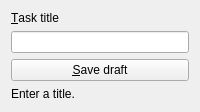
<?xml version="1.0" encoding="UTF-8"?>
<ui version="4.0">
 <class>Form</class>
 <widget class="QWidget" name="Form">
  <property name="windowTitle"><string>Qt Designer form</string></property>
  <layout class="QVBoxLayout" name="verticalLayout">
   <item><widget class="QLabel" name="titleLabel">
    <property name="text"><string>&amp;Task title</string></property>
    <property name="buddy"><cstring>titleInput</cstring></property>
   </widget></item>
   <item><widget class="QLineEdit" name="titleInput">
    <property name="accessibleName"><string>Task title</string></property>
   </widget></item>
   <item><widget class="QPushButton" name="saveButton">
    <property name="text"><string>&amp;Save draft</string></property>
   </widget></item>
   <item><widget class="QLabel" name="statusLabel">
    <property name="text"><string>Enter a title.</string></property>
    <property name="textFormat"><enum>Qt::PlainText</enum></property>
    <property name="wordWrap"><bool>true</bool></property>
   </widget></item>
  </layout>
 </widget>
 <tabstops><tabstop>titleInput</tabstop><tabstop>saveButton</tabstop></tabstops>
 <resources/>
 <connections/>
</ui>
